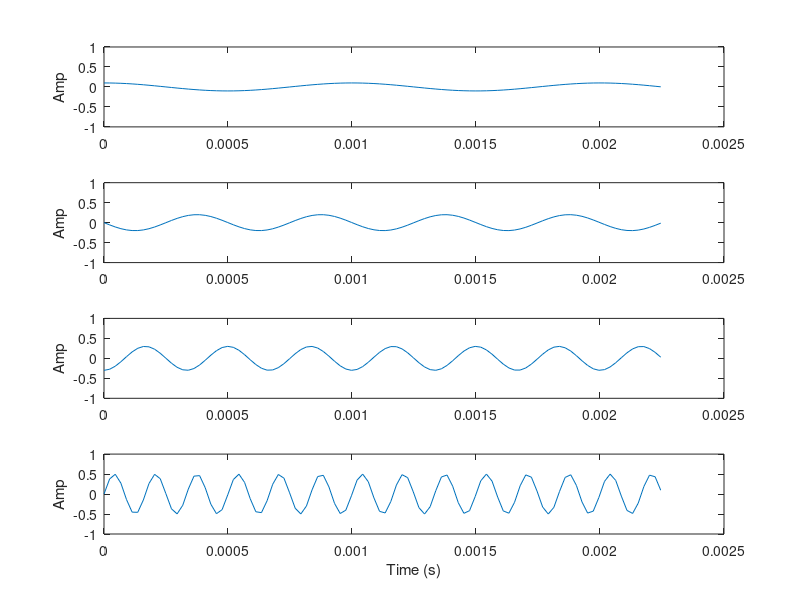
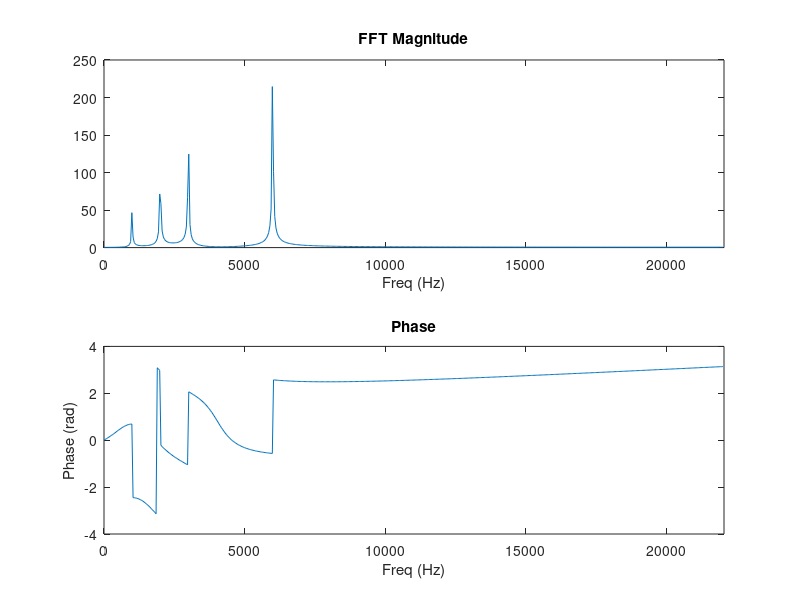
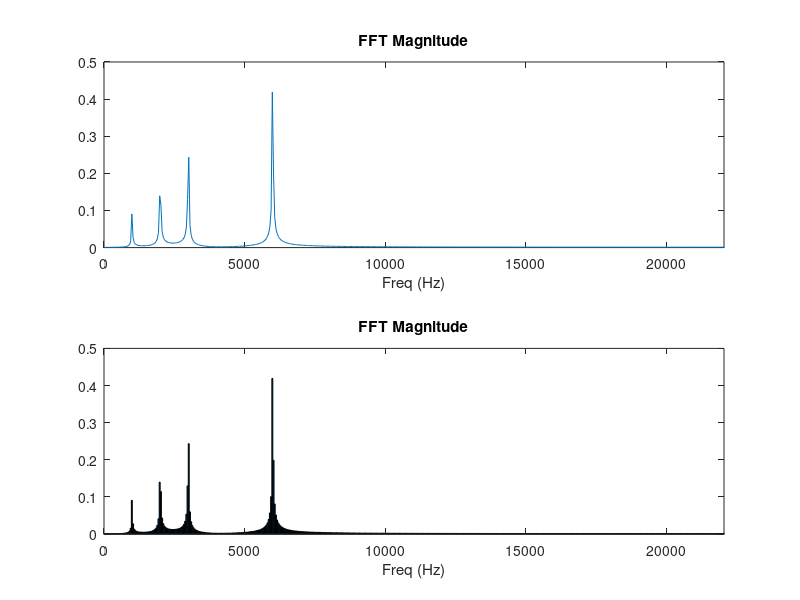
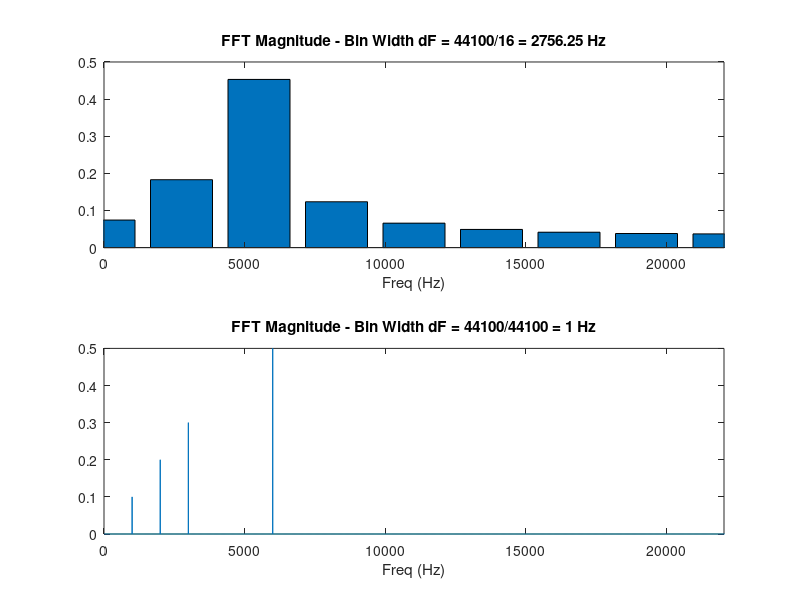

Write the MATLAB code that produced these figures, in order.
clear; # clear the variables so something isn't sticking around...

# In part two let's answer some of those questions from Part 1

# We need to recalculate all that stuff from part 1, I'11ll condense the code
# a bit to get us to the good stuff...
fs = 44100; t = 0:1/fs:1;
f1 = 1000; f2 = 2000; f3 = 3000; f4 = 6000;
a1 = 0.1; a2 = 0.2; a3 = 0.3; a4 = 0.5;
p1 = 0; p2 = 0.5*pi; p3 = pi; p4 = 1.5*pi;
c1 = a1*cos(2*pi*f1*t+p1); c2 = a2*cos(2*pi*f2*t+p2);
c3 = a3*cos(2*pi*f3*t+p3); c4 = a4*cos(2*pi*f4*t+p4);
xt = c1+c2+c3+c4;

# Plot a short portion of each individual signal
figure(1);
clf;
subplot(4,1,1);
plot(t(1:100),c1(1:100));
ylabel('Amp'); # We haven't defined the units of amplitude
ylim([-1,1]);
subplot(4,1,2);
plot(t(1:100),c2(1:100));
ylabel('Amp'); # We haven't defined the units of amplitude
ylim([-1,1]);
subplot(4,1,3);
plot(t(1:100),c3(1:100));
ylabel('Amp'); # We haven't defined the units of amplitude
ylim([-1,1]);
subplot(4,1,4);
plot(t(1:100),c4(1:100));
ylabel('Amp'); # We haven't defined the units of amplitude
xlabel('Time (s)');
ylim([-1,1]);

# Looking at each curve, the amplitude values of each frequency
# used above go from -a to +a ...that makes sense!

# Let's take the same FFT as last time in Part 1!
N = 1024;
ft = fft(xt,N);
yt = real(abs(ft));
pt = arg(ft);
dF = fs/N;
freq = dF*(0:N-1)';

# Let's plot only up to N/2 entries of each vector this time...
# remember that the symmetry in Part 1 is a mathematical artifact,
# not actual information about the frequencies above fs/2 - we know
# we didn't mix in any 40 000 Hz, for example.
Nnf = floor(N/2);

figure(2);
clf;
subplot(2,1,1);
plot(freq(1:Nnf),yt(1:Nnf));
xlabel("Freq (Hz)");
xlim([0,fs/2]);
title("FFT Magnitude");
subplot(2,1,2);
plot(freq(1:Nnf),pt(1:Nnf));
xlabel("Freq (Hz)");
ylabel("Phase (rad)");
xlim([0,fs/2]);
title("Phase");

# ...but wait, why is the magnitude so big at the spikes in Figure 2???
# Shouldn't those be lined up with:
# f1 = 1000; f2 = 2000; f3 = 3000; f4 = 6000;
# a1 = 0.1; a2 = 0.2; a3 = 0.3; a4 = 0.5;
# p1 = 0; p2 = 0.5*pi; p3 = pi; p4 = 1.5*pi;

# It looks like someone else already asked this question
# https://www.mathworks.com/matlabcentral/answers/162846-amplitude-of-signal-after-fft-operation
# https://www.mathworks.com/help/matlab/ref/fft.html
# "In general, to return a FFT amplitude equal to the amplitude signal
# which you input to the FFT, you need to normalize FFTs by the number
# of sample points you're inputting to the FFT. ...[i]f you are only going
# to look at one side of the FFT [which we are], you can multiply
# the 'ft' array by 2." ...so let's do that!
ytscaled = 2*yt/N; # * note this is still not 100% right...

# Let's try both a line plot and a bar plot...probably won't make much
# difference with so many 'bins' (we've got N bins, but only plot N/2).
figure(3);
clf;
subplot(2,1,1);
plot(freq,ytscaled);
xlabel("Freq (Hz)");
title("FFT Magnitude");
xlim([0,fs/2]);
subplot(2,1,2);
bar(freq,ytscaled);
xlabel("Freq (Hz)");
title("FFT Magnitude");
xlim([0,fs/2]);

# looks a lot closer, but still not quite perfect. Those peaks in the FFT plots
# aren't perfect spikes though, so it looks like around the spikes there is
# some energy (for 6000 Hz, the peak should have a magnitude of 0.5,
# theoretically, but it's not quite there) what happens if we make a
# bigger N and a smaller N? Let's plot that next:

N = 16;
ft = fft(xt,N);
ytscaled = 2*real(abs(ft))/N;
pt = arg(ft);
dF = fs/N;
freq = dF*(0:N-1)';

figure(4);
clf;
subplot(2,1,1);
bar(freq,ytscaled);
xlabel("Freq (Hz)");
title("FFT Magnitude - Bin Width dF = 44100/16 = 2756.25 Hz");
xlim([0,fs/2]);

N = 44100;
ft = fft(xt,N);
ytscaled = 2*real(abs(ft))/N;
pt = arg(ft);
dF = fs/N;
freq = dF*(0:N-1)';

subplot(2,1,2);
plot(freq,ytscaled);
xlabel("Freq (Hz)");
title("FFT Magnitude - Bin Width dF = 44100/44100 = 1 Hz");
xlim([0,fs/2]);

# Look at that! With a very narrow dF, we get the original:
# f1 = 1000; f2 = 2000; f3 = 3000; f4 = 6000;
# a1 = 0.1; a2 = 0.2; a3 = 0.3; a4 = 0.5;
# ... but we also have to do a huge FFT (a big N with a long time window)
# and lose time resolution. With a very small N (a short time window),
# we have really good time resolution, but have poor frequency resolution
#... quite a tradeoff ; )

# Figure 4 is also great for seeing how the "bins" work. You can see
# the first bin contains the 1000 Hz spike (and other smaller values) is
# actually a bit too low.
# The second bin contains the 2000 and 3000 Hz spikes and is not high enough
# either.
# The third bin really only contains the 5000 Hz spike and is just
# about right. Note that the very small values that look like a
# straight line in the bottom graph actually do have values, they're just small,
# but with 1000's of bins in the bottom plot, those small-valued bins that look
# like zeros, but aren't zeros, can really add up.

# ...so FFT is great, but you need to know what it all means and how
# to use it properly. Makes sense...everything should be like that for
# Engineers... you know what it means, how to use it properly, and
# where th


